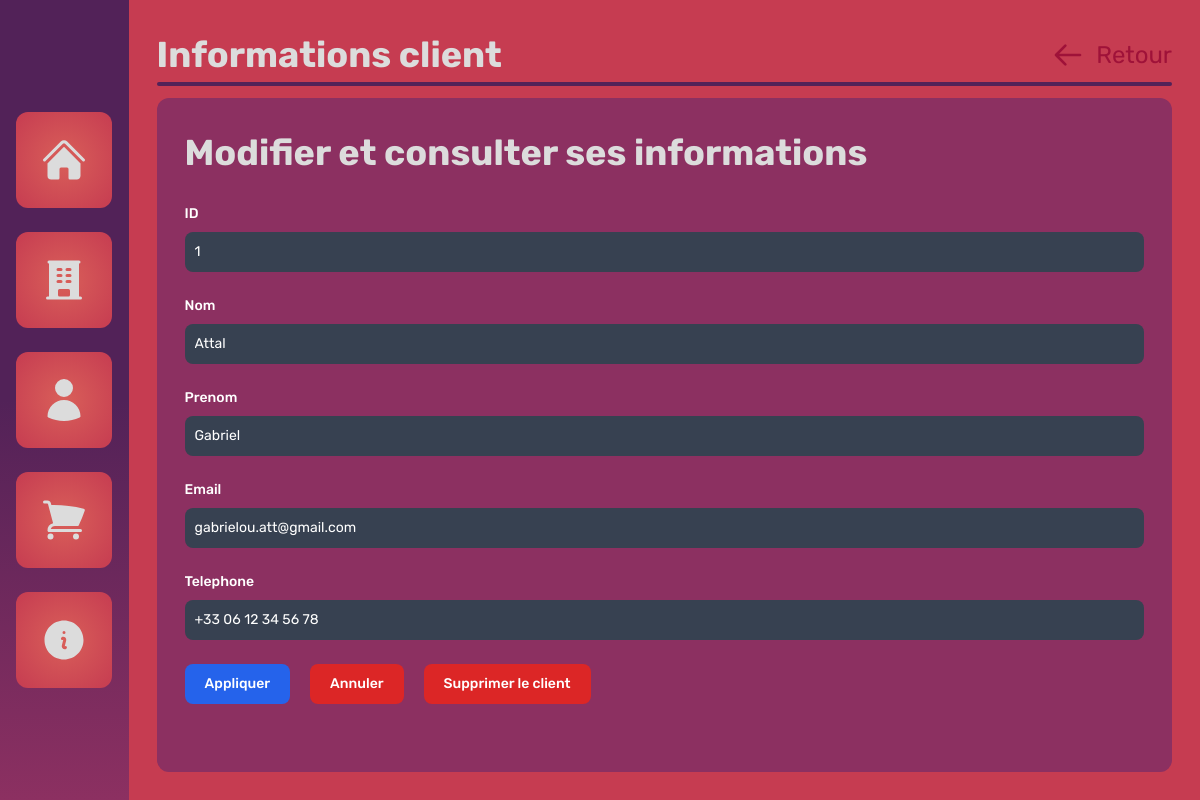
The app's page /clients/1, older data.
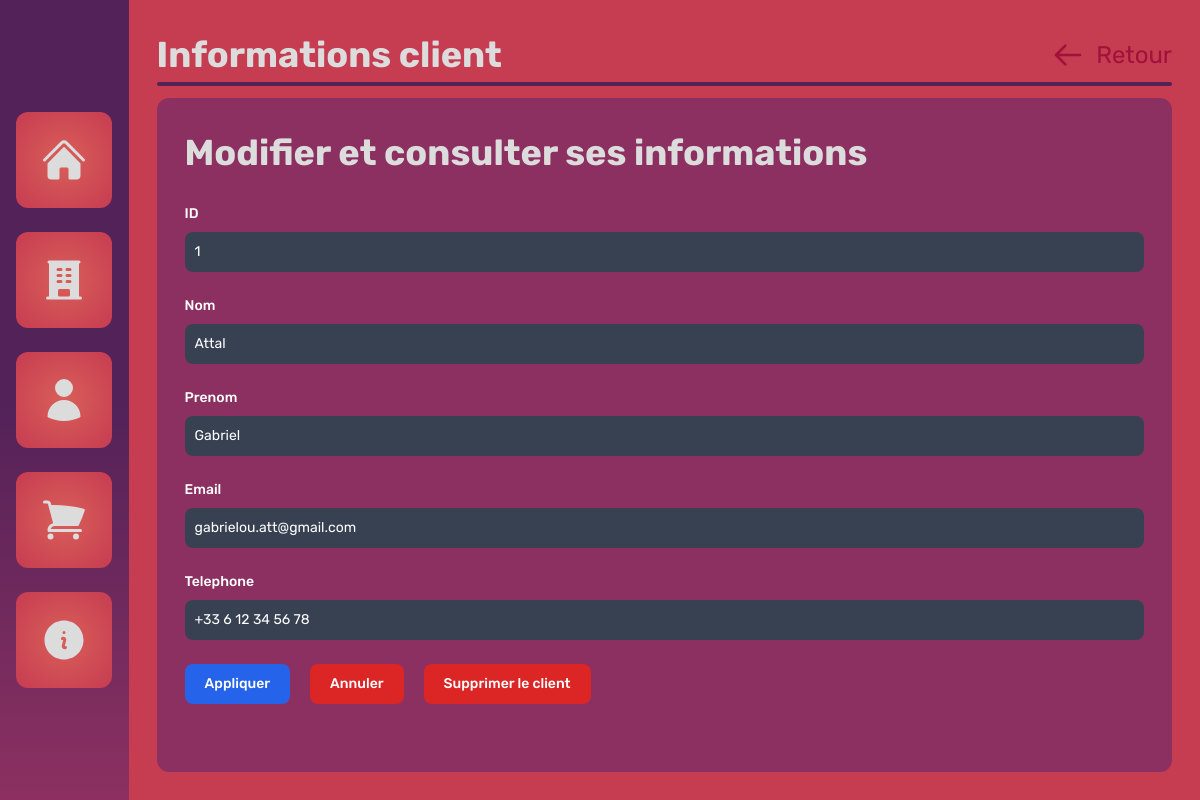
The same page, newer data.
### tables this page shows
CREATE TABLE clients (id INTEGER PRIMARY KEY, nom TEXT, prenom TEXT, email TEXT, telephone TEXT);

### main.py (the view)
@app.route('/clients/<int:id>', methods=('GET', 'POST'))
def client(id):
    if request.method == 'POST':
        if db_manager.record_exists("clients", id):
            db_manager.update_client(id, request.form['nom'], request.form['prenom'], request.form['email'], request.form['telephone'])
            return redirect(url_for('clients'))
        else:
            return redirect(url_for('clients'))
    else:
        if db_manager.record_exists("clients", id):
            return render_template('clients/info.html', client_info=db_manager.get_client(id))
        else:
            return redirect(url_for('clients'))

### database_manager.py (called while the page is built)
    def get_client(self, id:int):
        return self.curseur.execute(f"SELECT * FROM clients WHERE id={id}").fetchone()

    def record_exists(self, table:str, id:int):
        self.curseur.execute(f"SELECT 1 FROM {table} WHERE id=?", (id,))
        return self.curseur.fetchone() is not None

### templates/clients/info.html (shortened to what the changed rows need)
{% extends 'base.html' %}
{% block content %}
<section class="h-full w-full bg-[--palette-3] flex">
  <div class="h-full w-full p-7 flex flex-col space-y-3">
    <div class="h-full w-full flex space-x-24">
        <div class="w-full h-5/12 bg-[--palette-2] rounded-xl flex flex-col p-7">
            <form id="main-form" class="overflow-x-auto" method="post">
                <div class="mb-6">
                    <label for="id" class="block mb-2 text-sm font-medium text-white">ID</label>
                    <input type="number" id="id" class="text-sm rounded-lg focus:ring-blue-500 focus:border-blue-500 block w-full p-2.5 bg-gray-700 border-gray-600 placeholder-gray-400 text-white cursor-not-allowed" placeholder="00" value="{{client_info[0]}}" disabled readonly/>
                </div>
                <div class="mb-6">
                    <label for="nom" class="block mb-2 text-sm font-medium text-white">Nom</label>
                    <input type="text" id="nom" name="nom" class="text-sm rounded-lg focus:ring-blue-500 focus:border-blue-500 block w-full p-2.5 bg-gray-700 border-gray-600 placeholder-gray-400 text-white" placeholder="Nom" value="{{client_info[1]}}" required/>
                </div>
                <div class="mb-6">
                    <label for="prenom" class="block mb-2 text-sm font-medium text-white">Prenom</label>
                    <input type="text" id="prenom" name="prenom" class="text-sm rounded-lg focus:ring-blue-500 focus:border-blue-500 block w-full p-2.5 bg-gray-700 border-gray-600 placeholder-gray-400 text-white" placeholder="Prenom" value="{{client_info[2]}}" required/>
                </div>
                <div class="mb-6">
                    <label for="email" class="block mb-2 text-sm font-medium text-white">Email</label>
                    <input type="email" id="email" name="email" class="text-sm rounded-lg focus:ring-blue-500 focus:border-blue-500 block w-full p-2.5 bg-gray-700 border-gray-600 placeholder-gray-400 text-white" placeholder="placeholder@gmail.com" value="{{client_info[3]}}"/>
                </div>
                <div class="mb-6">
                    <label for="telephone" class="block mb-2 text-sm font-medium text-white">Telephone</label>
                    <input type="tel" id="telephone" autocomplete="tel" name="telephone" class="text-sm rounded-lg focus:ring-blue-500 focus:border-blue-500 block w-full p-2.5 bg-gray-700 border-gray-600 placeholder-gray-400 text-white" placeholder="+33 0 00 00 00 00" value="{{client_info[4]}}"/>
                </div>
            </form>
        </div>
    </div>
  </div>
</section>
{% endblock %}

Row changes from the older to the newer data that the page shows:
changed clients "Attal": telephone "+33 06 12 34 56 78" → "+33 6 12 34 56 78"
